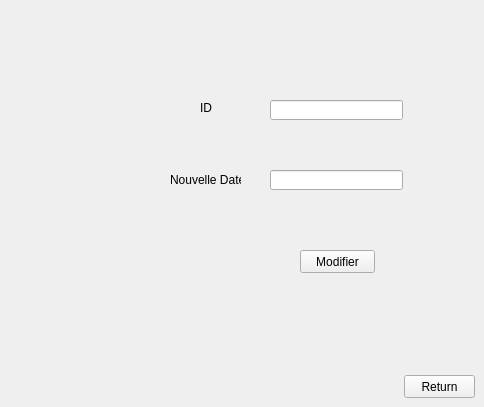
   <widget class="QWidget" name="page_18">
    <widget class="QLabel" name="label_49">
     <property name="geometry">
      <rect>
       <x>200</x>
       <y>100</y>
       <width>21</width>
       <height>16</height>
      </rect>
     </property>
     <property name="text">
      <string>ID</string>
     </property>
    </widget>
    <widget class="QLineEdit" name="e_id_2">
     <property name="geometry">
      <rect>
       <x>270</x>
       <y>100</y>
       <width>133</width>
       <height>20</height>
      </rect>
     </property>
    </widget>
    <widget class="QLabel" name="label_50">
     <property name="geometry">
      <rect>
       <x>170</x>
       <y>170</y>
       <width>71</width>
       <height>20</height>
      </rect>
     </property>
     <property name="text">
      <string>Nouvelle Date</string>
     </property>
    </widget>
    <widget class="QLineEdit" name="e_date">
     <property name="geometry">
      <rect>
       <x>270</x>
       <y>170</y>
       <width>133</width>
       <height>20</height>
      </rect>
     </property>
    </widget>
    <widget class="QPushButton" name="pushButton_44">
     <property name="geometry">
      <rect>
       <x>300</x>
       <y>250</y>
       <width>75</width>
       <height>23</height>
      </rect>
     </property>
     <property name="text">
      <string>Modifier</string>
     </property>
    </widget>
    <widget class="QPushButton" name="pushButton_66">
     <property name="geometry">
      <rect>
       <x>404</x>
       <y>375</y>
       <width>71</width>
       <height>23</height>
      </rect>
     </property>
     <property name="text">
      <string>Return</string>
     </property>
    </widget>
   </widget>
